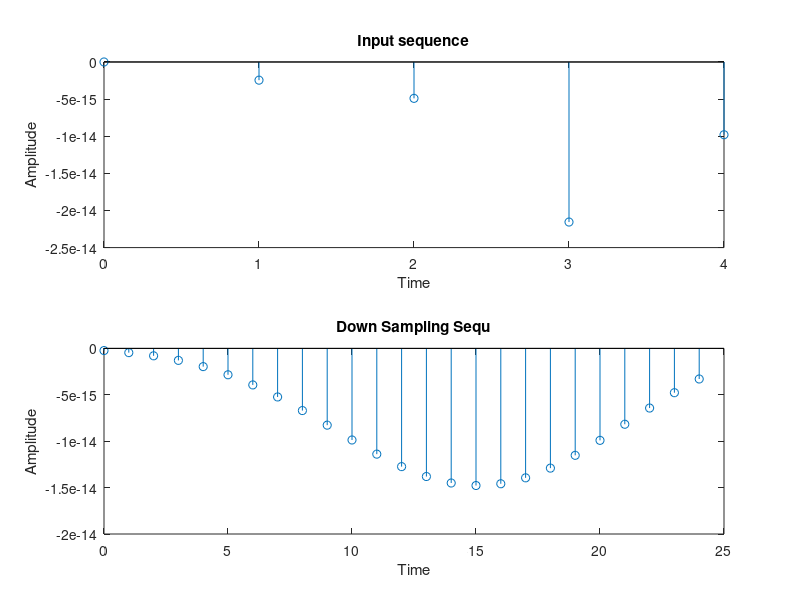

This figure's MATLAB source:
clc;
clear all;
close all;
M=input('enter the down sampling factor');
L=input('enter the length of the input signal');
f1 = input('enter the frequency of first signal');
f2 = input('Enter the frequency of second sinusodal');

n = 0:L-1;

x = sin(2*pi*f1*n) +sin(2*pi*f2*n);
y= interp(x,M);
subplot(2,1,1);
stem(n,x(1:L));
title('Input sequence');
xlabel('Time');
ylabel('Amplitude');

subplot(2,1,2);
m =0:(L*M)-1;
stem(m,y(1:L*M));
title('Down Sampling Sequ');
xlabel('Time');
ylabel('Amplitude');